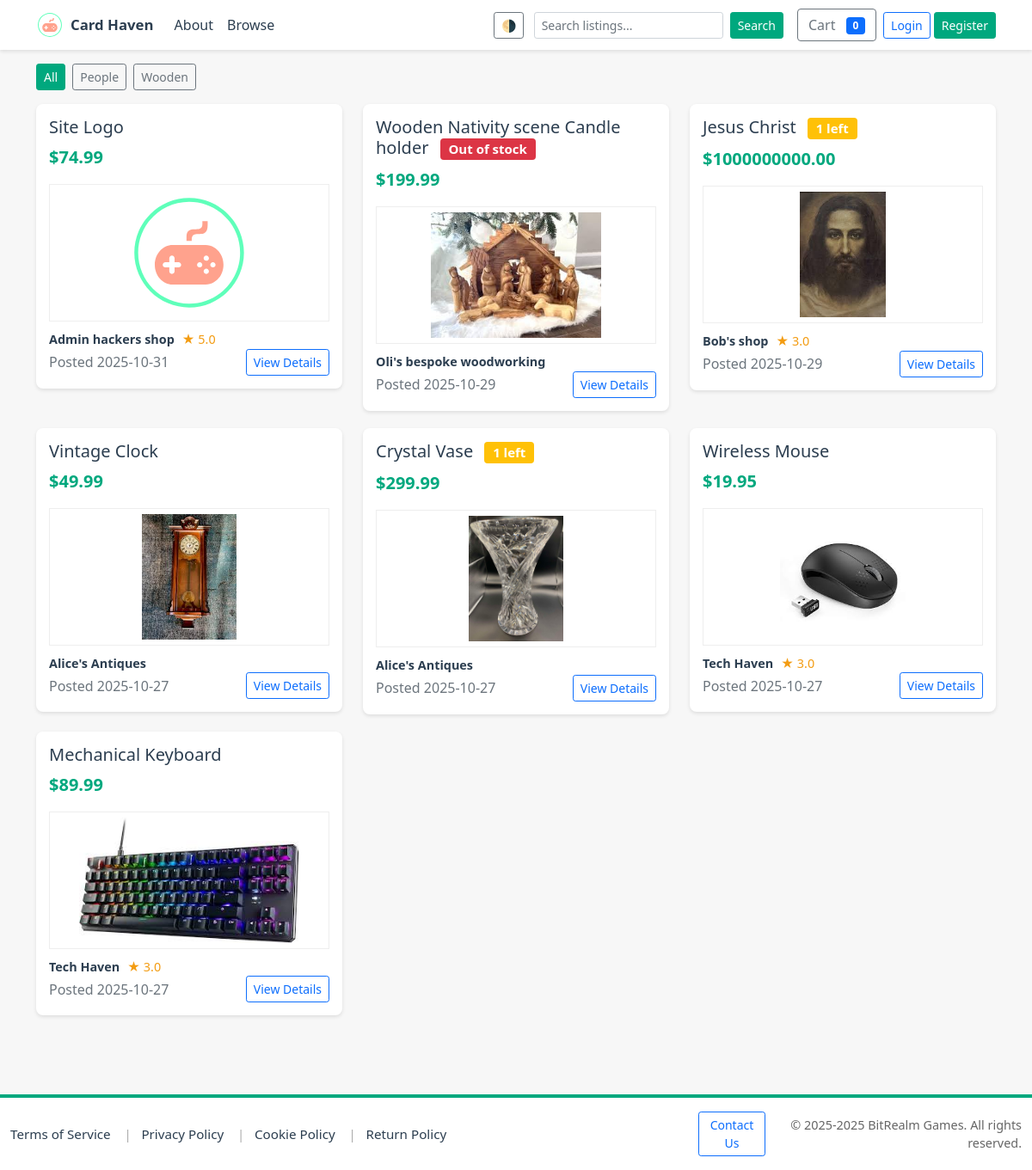
Page /products on the committed database.
### models.py (models this page shows, shortened)
class Category(db.Model):
    __tablename__ = 'categories'
    id = db.Column(db.Integer, primary_key=True)
    name = db.Column(db.String(255), unique=True, nullable=False)
    slug = db.Column(db.String(255), unique=True)
    description = db.Column(db.Text)
    created_at = db.Column(db.DateTime, default=datetime.utcnow)
    products = db.relationship('Product', back_populates='category', lazy='dynamic')

class Product(db.Model):
    __tablename__ = 'products'
    id = db.Column(db.Integer, primary_key=True)
    seller_id = db.Column(db.Integer, db.ForeignKey('users.id'), nullable=True)
    title = db.Column(db.String(255), nullable=False)
    description = db.Column(db.Text)
    price = db.Column(db.Float, nullable=False)
    stock = db.Column(db.BigInteger)
    image_url = db.Column(db.String(1024))
    created_at = db.Column(db.DateTime, default=datetime.utcnow)
    category_id = db.Column(db.Integer, db.ForeignKey('categories.id'), nullable=True)
    rating = db.Column(db.Float, default=0.0)
    seller = db.relationship('User', back_populates='products')
    category = db.relationship('Category', back_populates='products')
    order_items = db.relationship('OrderItem', back_populates='product', lazy='dynamic')

class User(db.Model):
    __tablename__ = 'users'
    id = db.Column(db.Integer, primary_key=True)
    username = db.Column(db.String(150), unique=True, nullable=False)
    email = db.Column(db.String(255), unique=True, nullable=False)
    password_hash = db.Column(db.String(255), nullable=False)
    is_admin = db.Column(db.Boolean, default=False)
    is_seller = db.Column(db.Boolean, default=False)
    business_name = db.Column(db.String(255))
    seller_description = db.Column(db.Text)
    rating = db.Column(db.Float, default=0.0)
    total_sales = db.Column(db.Integer, default=0)
    logo_url = db.Column(db.String(512))
    created_at = db.Column(db.DateTime, default=datetime.utcnow)
    products = db.relationship('Product', back_populates='seller', lazy='dynamic')
    orders = db.relationship('Order', back_populates='buyer', lazy='dynamic')

### app.py (the view, shortened to what this page needs)
@app.route('/products')
def products():
    search = request.args.get('search', '')
    sort = request.args.get('sort', 'newest')
    try:
        page = int(request.args.get('page', 1))
    except Exception:
        page = 1
    if page < 1:
        page = 1
    category_filter = request.args.get('category', '').strip()
    conn = get_db_connection()
    cur = conn.cursor()
    base = """
     SELECT p.id, p.title, p.description, p.price, p.created_at,
         p.stock, p.image_url, u.business_name, u.rating, p.seller_id,
         c.name AS category_name, c.slug AS category_slug
        FROM products p
        LEFT JOIN users u ON p.seller_id = u.id
        LEFT JOIN categories c ON p.category_id = c.id
    """
    params = []
    where = ""
    if search:
        where = " WHERE (p.title LIKE ? OR p.description LIKE ?)"
        params.extend([f"%{search}%", f"%{search}%"])
    if sort == 'price_low':
        order = " ORDER BY p.price ASC"
    elif sort == 'price_high':
        order = " ORDER BY p.price DESC"
    else:
        order = " ORDER BY p.created_at DESC"
    try:
        count_sql = "SELECT COUNT(*) AS cnt FROM products p LEFT JOIN users u ON p.seller_id = u.id LEFT JOIN categories c ON p.category_id = c.id" + where
        cur.execute(count_sql, params)
        total_count = cur.fetchone()['cnt'] or 0
    except Exception:
        total_count = 0
    page_size = 24
    total_pages = max(1, (int(total_count) + page_size - 1) // page_size)
    if page > total_pages:
        page = total_pages
    offset = (page - 1) * page_size
    main_sql = base + where + order + " LIMIT ? OFFSET ?"
    main_params = list(params) + [page_size, offset]
    cur.execute(main_sql, main_params)
    products = cur.fetchall()
    try:
        cur.execute("SELECT id, name, slug FROM categories ORDER BY name")
        categories = cur.fetchall()
    except Exception:
        categories = []
    conn.close()
    return render_template('products.html', products=products, search=search, sort=sort, categories=categories, page=page, total_pages=total_pages, page_size=page_size, total_count=total_count)

### app.py (called while the page is built, shortened)
def get_db_connection(path=DB_PATH):
    conn = sqlite3.connect(path)
    conn.row_factory = sqlite3.Row
    conn.execute("PRAGMA foreign_keys = ON;")
    return conn

@app.after_request
def set_security_headers(response):
    response.headers.setdefault('X-Frame-Options', 'SAMEORIGIN')
    response.headers.setdefault('X-Content-Type-Options', 'nosniff')
    response.headers.setdefault('Referrer-Policy', 'no-referrer-when-downgrade')
    if 'SSL_ENABLED' in globals() and SSL_ENABLED:
        response.headers.setdefault('Strict-Transport-Security', 'max-age=63072000; includeSubDomains; preload')
    return response

@app.context_processor
def inject_user_permissions():
    uid = session.get('user_id')
    is_admin_flag = False
    is_seller_flag = False
    contact_url = '/contact'
    try:
        if 'seller_contact' in app.view_functions:
            contact_url = url_for('seller_contact')
        elif 'contact' in app.view_functions:
            contact_url = url_for('contact')
    except Exception:
        contact_url = '/contact'
    return {
        'current_user_is_admin': is_admin_flag,
        'current_user_is_seller': is_seller_flag,
        'current_year': datetime.now().year,
        'contact_url': contact_url,
    }

### templates/products.html (shortened to what this page needs)
<!DOCTYPE html>
<html lang="en">
<head>
    {% include 'head_includes.html' %}
</head>
<body>
    {% include 'navbar.html' %}
    <div class="container">
        <div class="mb-3">
            <div class="d-flex flex-wrap gap-2">
                <a href="{{ url_for('products', search=search, sort=sort) }}" class="btn btn-sm {% if not request.args.get('category') %}btn-primary{% else %}btn-outline-secondary{% endif %}">All</a>
                {% if categories %}
                    {% for c in categories %}
                        <a href="{{ url_for('products', category=c['slug'], search=search, sort=sort) }}" class="btn btn-sm {% if request.args.get('category')==c['slug'] %}btn-primary{% else %}btn-outline-secondary{% endif %}">{{ c['name'] }}</a>
                    {% endfor %}
                {% endif %}
            </div>
        </div>
        <div class="row">
            {% if products %}
                {% for p in products %}
                    <div class="col-md-6 col-lg-4">
                        <div class="listing-card">
                                                                                                                <h5>
                                                                                                                    {{ p['title'] }}
                                                                                                                    {% if p['stock'] is not none %}
                                                                                                                        {% set s = p['stock']|int %}
                                                                                                                        {% if s <= 0 %}
                                                                                                                            <span class="badge bg-danger ms-2">Out of stock</span>
                                                                                                                        {% elif s == 1 %}
                                                                                                                            <span class="badge bg-warning text-white ms-2">1 left</span>
                                                                                                                        {% elif s == 2 %}
                                                                                                                            <span class="badge bg-warning text-white ms-2">2 left</span>
                                                                                                                        {% elif s == 3 %}
                                                                                                                            <span class="badge bg-warning text-white ms-2">3 left</span>
                                                                                                                        {% elif s < 5 %}
                                                                                                                            <span class="badge bg-warning text-white ms-2">{{ s }} left</span>
                                                                                                                        {% endif %}
                                                                                                                    {% endif %}
                                                                                                                </h5>
                                                                                                                <p class="price">${{ '%.2f'|format(p['price']) }}</p>
                                                                                                                {% if 'image_url' in p.keys() and p['image_url'] %}
                                                                                                                    <div class="mb-2 text-center">
                                                                                                                        {% set img = p['image_url'] %}
                                                                                                                        {% if img.startswith('http://') or img.startswith('https://') or img.startswith('/') %}
                                                                                                                            <img src="{{ img }}" alt="{{ p['title'] }}" style="max-height:160px; width:100%; object-fit:contain; background:#fff; border:1px solid #eee; padding:6px;">
                                                                                                                        {% else %}
                                                                                                                            <img src="{{ url_for('static', filename='img/' ~ img) }}" alt="{{ p['title'] }}" style="max-height:160px; width:100%; object-fit:contain; background:#fff; border:1px solid #eee; padding:6px;">
                                                                                                                        {% endif %}
                                                                                                                    </div>
                                                                                                                {% else %}
                                                                                                                    <p class="description">{{ (p['description'] or '')[:100] }}{% if (p['description'] or '')|length > 100 %}...{% endif %}</p>
                                                                                                                {% endif %}
                            <div class="seller-info">
                                <a href="{{ url_for('seller_profile', seller_id=p['seller_id']) }}" class="text-decoration-none">
                                    <span class="seller-name">{{ p['business_name'] or p['seller_name'] }}</span>
                                    {% if p['rating'] %}
                                        <span class="rating">★ {{ '%.1f'|format(p['rating']) }}</span>
                                    {% endif %}
                                </a>
                            </div>
                            <div class="d-flex justify-content-between align-items-center">
                                <span class="text-muted">Posted {{ (p['created_at'] or '')[:10] }}</span>
                                <a href="{{ url_for('product_detail', product_id=p['id']) }}" class="btn btn-sm btn-outline-primary">View Details</a>
                            </div>
                        </div>
                    </div>
                {% endfor %}
            {% else %}
                <div class="col-12 text-center">
                    <h3>No listings found</h3>
                    <p>Try adjusting your search criteria or check back later for new listings.</p>
                </div>
            {% endif %}
        </div>
    </div>
    {% include 'footer.html' %}
</body>
</html>

### static/css/theme.css (style rules this page uses)
:root { --bg: #ffffff; --surface: #ffffff; --text: #2c3e50; --muted: #666666; --primary: #00a87e; --accent: #007b60; --card-shadow: rgba(0,0,0,0.06); }
body, .card, .listing-card, .profile-header, .seller-header { transition: background-color 180ms ease, color 180ms ease, box-shadow 180ms ease; }
body { background: var(--bg); color: var(--text); }
a { color: var(--primary); }
.navbar, .card, .listing-card, .profile-header { background: var(--surface); }
.btn-primary { background-color: var(--primary, var(--primary-color, #00a87e)) !important; border-color: var(--primary, var(--primary-color, #00a87e)) !important; color: #fff !important; }

### templates/products.html (style rules this page uses)
:root { --primary-color: #00a87e; --secondary-color: #f7f7f7; --text-color: #2c3e50; }
body { background-color: var(--secondary-color); color: var(--text-color); }
.listing-card { background: white; border-radius: 8px; box-shadow: 0 2px 4px rgba(0,0,0,0.1); margin-bottom: 20px; padding: 15px; transition: transform 0.2s; }
.price { color: var(--primary-color); font-size: 1.25rem; font-weight: bold; }
.btn-primary { background-color: var(--primary-color); border-color: var(--primary-color); }
.seller-info { margin-top: 10px; font-size: 0.9rem; }
.seller-name { font-weight: bold; color: var(--text-color); }
.rating { color: #f39c12; margin-left: 5px; }

### templates/footer.html (style rules this page uses)
html, body { height: 100%; }
body { display: flex; flex-direction: column; min-height: 100vh; }

### rows in the picture
Category: name "People"
Category: name "Wooden"
Product: title "Site Logo", price "74.99", image_url (picture), business_name "Admin hackers shop", created_at "2025-10-31"
User: rating "5.0"
Product: title "Wooden Nativity scene Candle holder", stock "Out of stock", price "199.99", image_url (picture), business_name "Oli's bespoke woodworking", created_at "2025-10-29"
Product: title "Jesus Christ", stock "1 left", price "1000000000.00", image_url (picture), business_name "Bob's shop", created_at "2025-10-29"
User: rating "3.0"
Product: title "Vintage Clock", price "49.99", image_url (picture), business_name "Alice's Antiques", created_at "2025-10-27"
Product: title "Crystal Vase", stock "1 left", price "299.99", image_url (picture), business_name "Alice's Antiques", created_at "2025-10-27"
Product: title "Wireless Mouse", price "19.95", image_url (picture), business_name "Tech Haven", created_at "2025-10-27"
User: rating "3.0"
Product: title "Mechanical Keyboard", price "89.99", image_url (picture), business_name "Tech Haven", created_at "2025-10-27"
